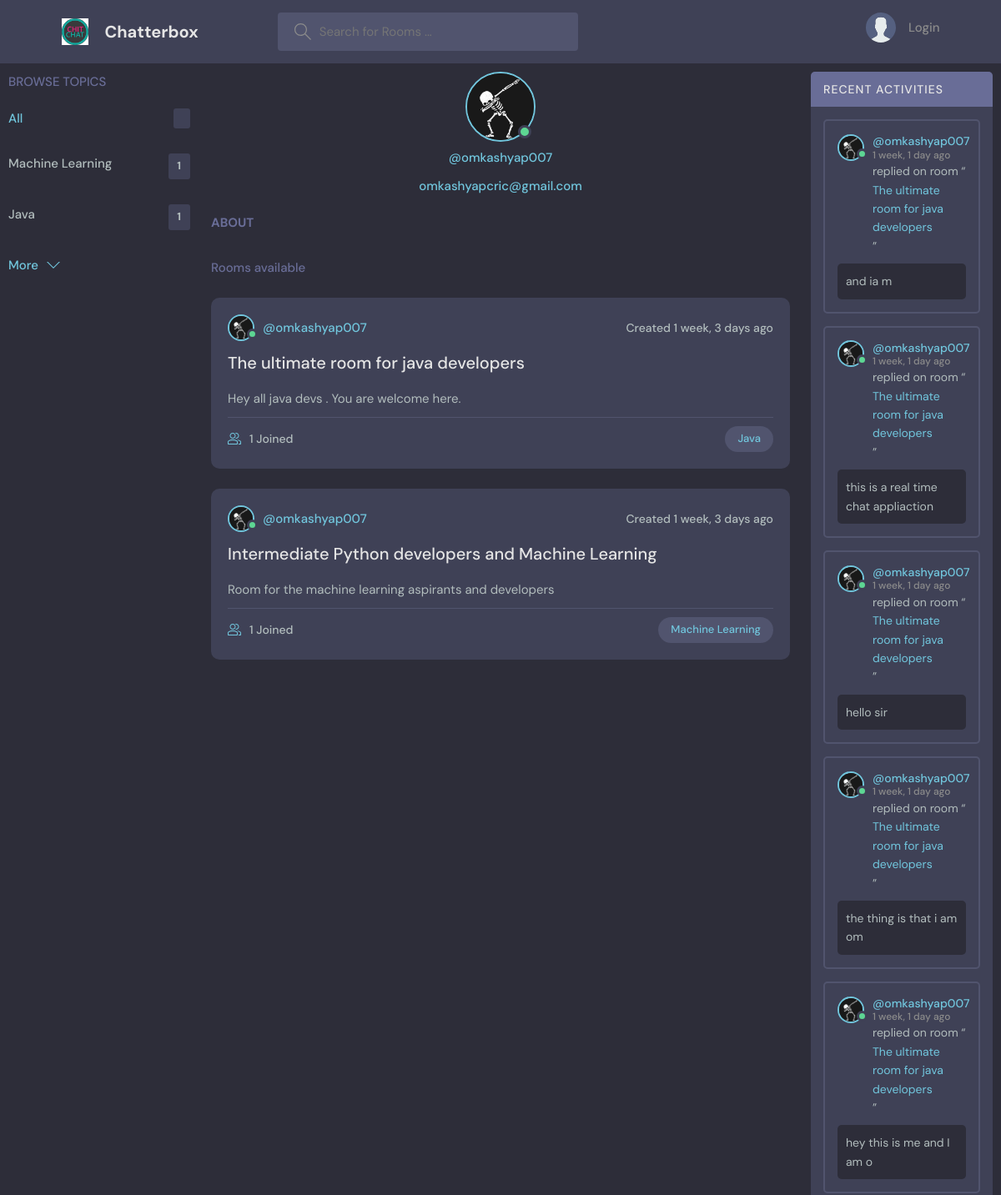
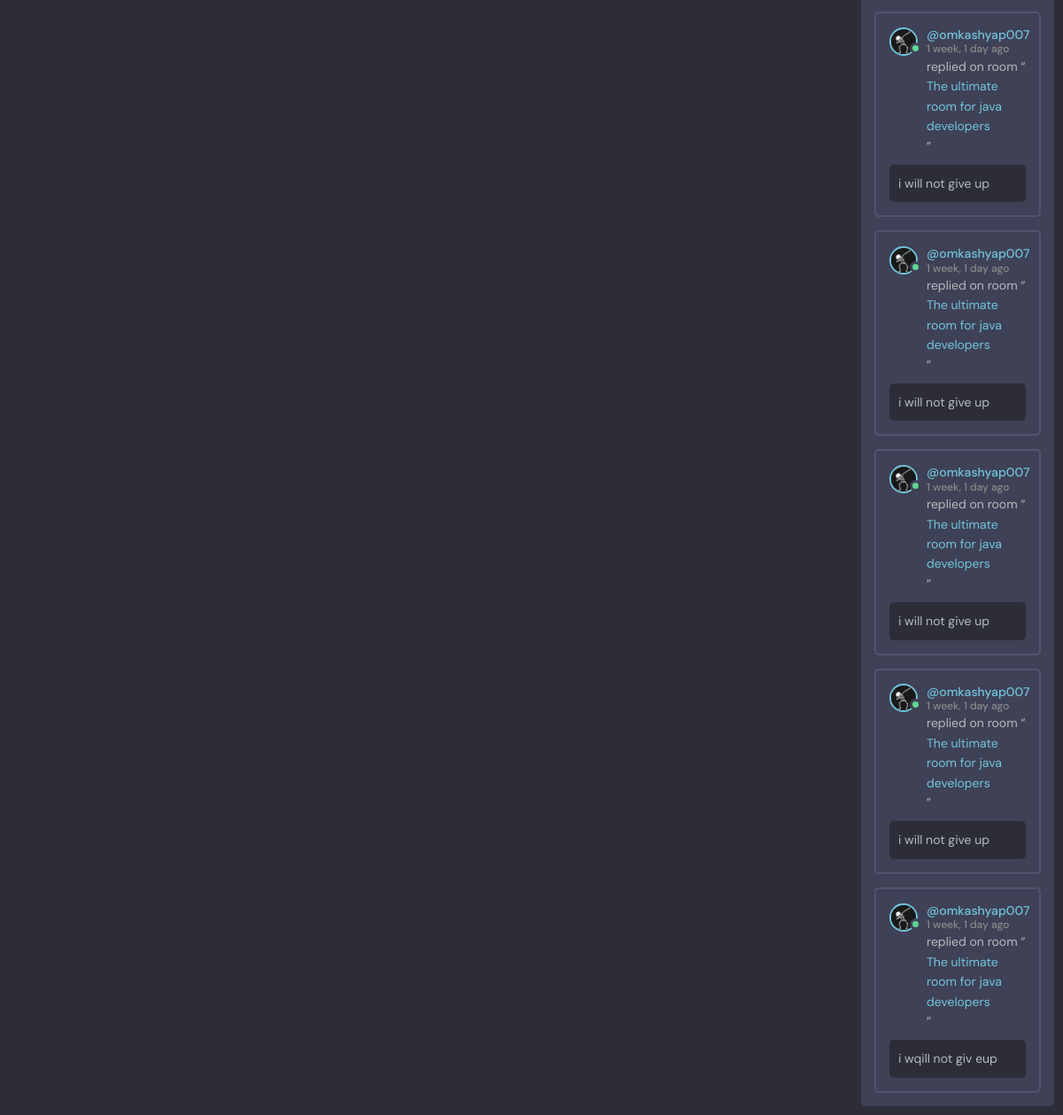
/profile/2/, run on an earlier commit of the app's database (2 pictures, top to bottom).
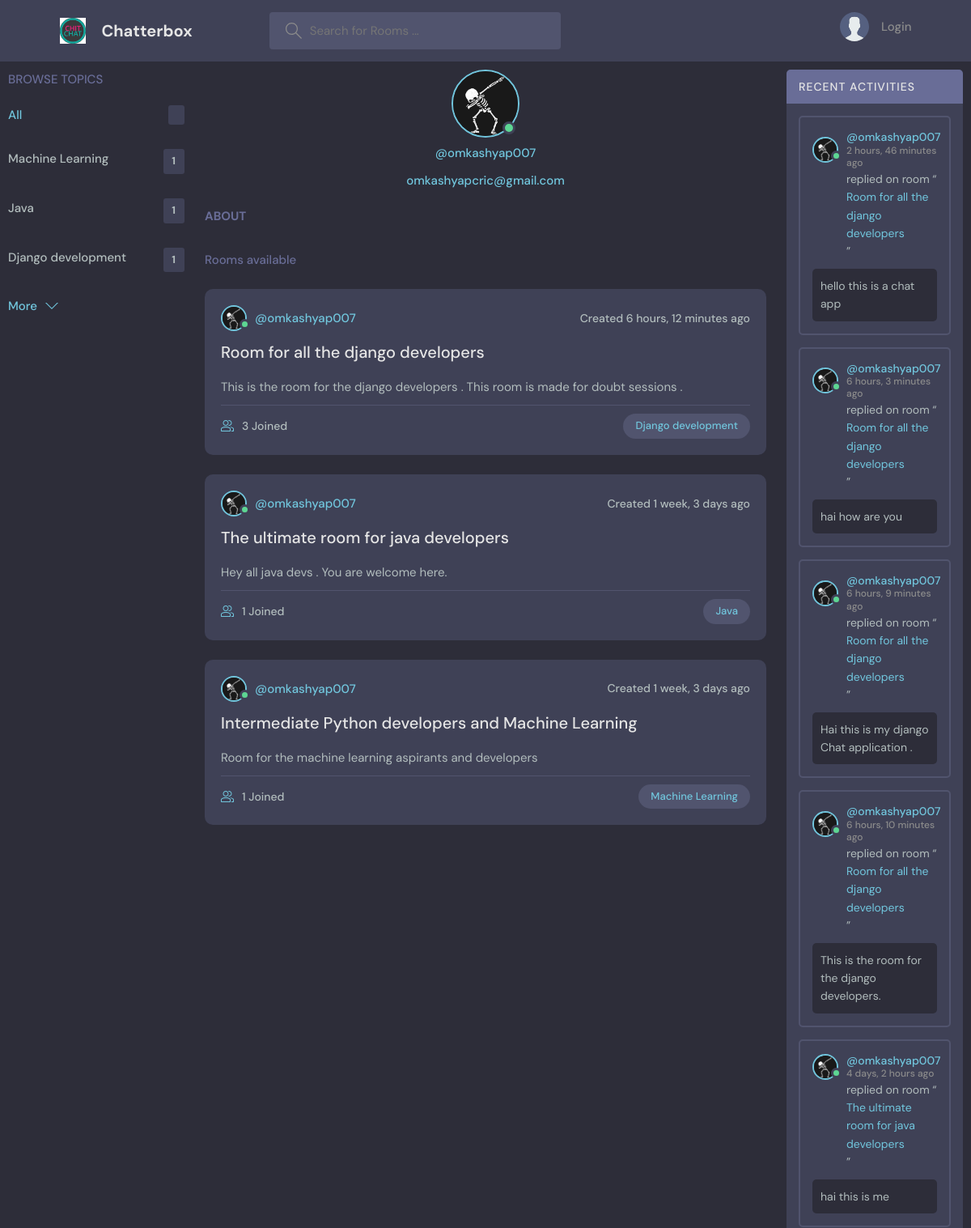
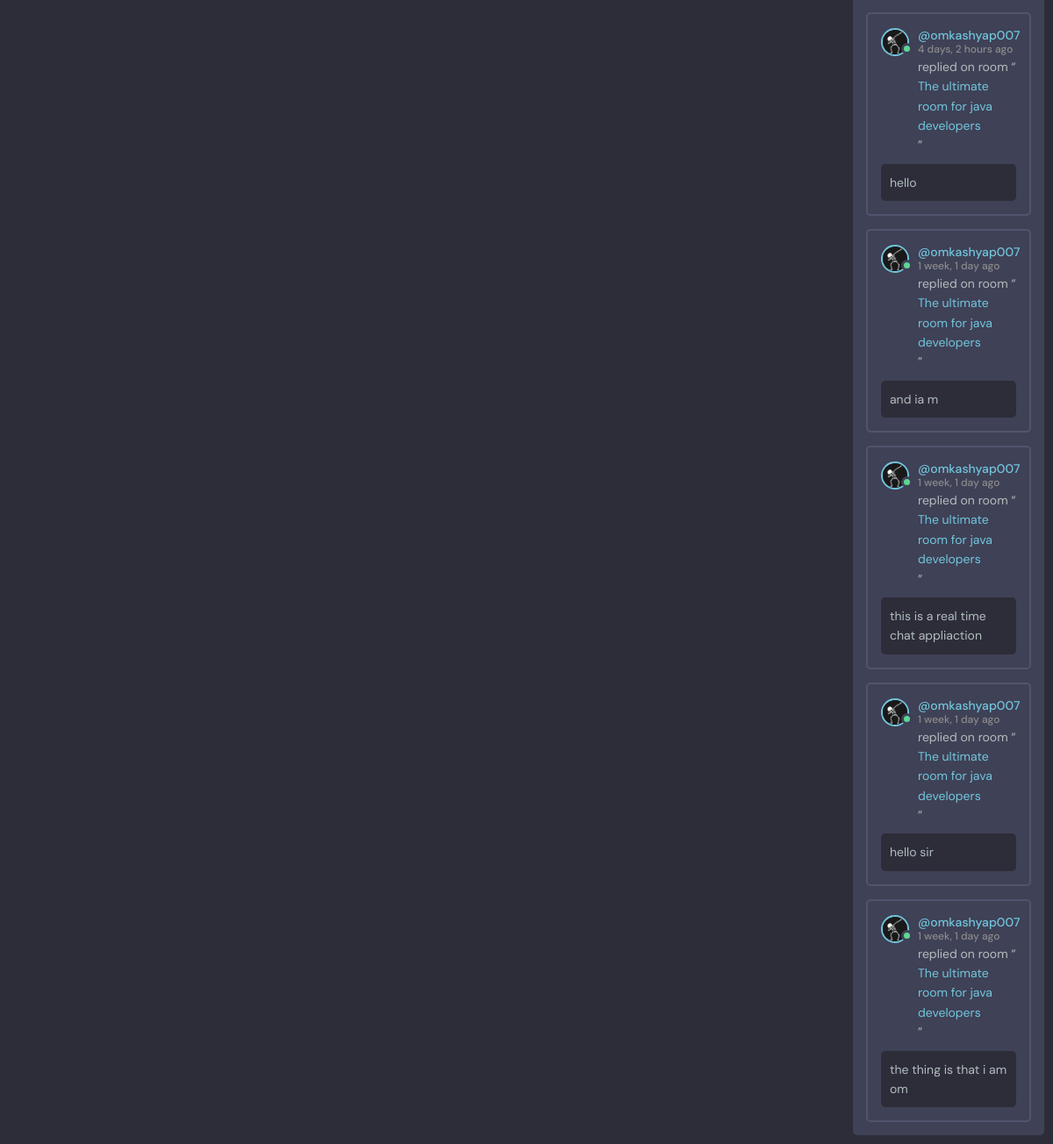
And on a later commit of the database (2 pictures, top to bottom).
### base/models.py (models this page shows, shortened)
class Topic(models.Model) :
    name = models.CharField(max_length = 100)
    created = models.DateTimeField(auto_now_add = True)
    class Meta :
        ordering = ["created"]

class Chatroom(models.Model) :
    host = models.ForeignKey(User , on_delete = models.CASCADE )
    topic = models.ForeignKey("base.Topic", verbose_name="topic", on_delete=models.SET_NULL , null = True)
    roomname = models.CharField(max_length = 200 )
    description = models.TextField(null = True ,  blank = True)
    participants = models.ManyToManyField(User, verbose_name="participants" , related_name = "participants"  )
    updated = models.DateTimeField(auto_now = True)
    created = models.DateTimeField(auto_now_add = True)
    class Meta :
        ordering = ["-updated" , "-created"]

class Profile(models.Model) :
    user = models.OneToOneField(User , on_delete = models.CASCADE)
    image = models.ImageField(default = "default.jpg" , upload_to = "profile_pics")
    first_name = models.CharField(max_length=50 , blank = True , null = True)
    last_name = models.CharField(max_length=50 , blank = True , null = True)
    aboutuser = models.TextField(null = True , blank = True)

class Message(models.Model) :
    user = models.ForeignKey(User , on_delete = models.CASCADE)
    room = models.ForeignKey(Chatroom , on_delete = models.CASCADE)
    body = models.TextField()
    udpated = models.DateTimeField(auto_now = True)
    created = models.DateTimeField(auto_now_add = True)
    class Meta:
        ordering = ["-udpated" , "-created"]

### base/views.py (the view)
# urls.py: path("profile/<int:pk>/" , base_views.UserProfile , name = "user-profile") ,
def UserProfile(request , pk) :
    user = User.objects.get(id = pk)
    rooms = Chatroom.objects.filter(host=  user)[:10]
    room_messages = user.message_set.all()[:10]
    topics = Topic.objects.all()[:10]
    profile_page = True
    context = {"user" : user , "rooms" : rooms , "topics" : topics , "room_messages" : room_messages,"profile_page":profile_page}
    return render(request , "base/profile.html" , context)

### base/templates/base/profile.html (shortened to what this page needs)
{% extends "base.html" %} {% block content %}
<div class="profile-container">
  {% include "base/topic_component.html" %}
  {% include "base/rooms_component.html" %}
  {% include "base/recent_activity.html" %}
</div>
{% endblock content %}

### base/templates/base/topic_component.html
  <div class="topics" >
    <div class="topics__header">
      <h2>Browse Topics</h2>
    </div>
    <ul class="topics__list">
      <li>
        <a href="{% url 'chat-home' %}" class="active">All <span>{{topics_count}}</span></a>
      </li>
      {% for topic in topics%}
      <li>
        <a href ="{% url 'chat-home' %}?q={{topic.name}}">{{topic.name}}<span>{{topic.chatroom_set.all.count}}</span></a>
      </li>
      {% endfor %}
    </ul>
    <a class="btn btn--link" href="{% url 'topics-page' %}">
      More
      <svg version="1.1" xmlns="http://www.w3.org/2000/svg" width="32" height="32" viewBox="0 0 32 32">
        <title>chevron-down</title>
        <path d="M16 21l-13-13h-3l16 16 16-16h-3l-13 13z"></path>
      </svg>
    </a>
  </div>

### base/templates/base/rooms_component.html (shortened to what this page needs)
<div class="roomList">
  {% if profile_page == True %}
  {% include 'base/profile_part.html' %}
  {% endif %}
  <div class="roomList__header">
    <div>
      <p>{{rooms_count}} Rooms available</p>
    </div>
  </div>
  {% for room in rooms %}
  <div class="roomListRoom">
    <div class="roomListRoom__header">
      <a
        href="{% url 'user-profile' pk=room.host.id %}"
        class="roomListRoom__author"
      >
        <div
          class="avatar avatar--small {% if room.host.is_active %}active{% endif %}"
        >
          <img src="{{room.host.profile.image.url}}" />
        </div>
        <span> @{{room.host.username}} </span>
      </a>
      <div class="roomListRoom__actions">
        <span>Created {{room.created|timesince}} ago </span>
      </div>
    </div>
    <div class="roomListRoom__content">
      <a href="{% url 'chat-room' pk=room.id %}">{{room.roomname}}</a>
      <p>{{room.description|truncatechars:200}}</p>
    </div>
    <div class="roomListRoom__meta">
      <div class="roomListRoom__joined">
        {{room.participants.all.count}} Joined
      </div>
      <a href="{% url 'chat-home' %}?q={{room.topic.name}}">
        <p class="roomListRoom__topic">{{room.topic.name}}</p>
      </a>
    </div>
  </div>
  {% endfor %}
</div>

### base/templates/base/recent_activity.html
<div class="activities">
  <div class="activities__header">
    <h2>Recent Activities</h2>
  </div>
  {% for message in room_messages %}
  <div class="activities__box">
    <div class="activities__boxHeader roomListRoom__header">
      <a
        href="{% url 'user-profile' pk=message.user.id %}"
        class="roomListRoom__author"
      >
        <div
          class="avatar avatar--small {% if message.user.is_active %}active{% endif %}"
        >
          <img src="{{message.user.profile.image.url}}" />
        </div>
        <p>
          @{{message.user.username}}
          <span>{{message.created|timesince}} ago</span>
        </p>
      </a>
    </div>
    <div class="activities__boxContent">
      <p>
        replied on room “<a href="{% url 'chat-room' pk=message.room.id %}">
          {{message.room.roomname}}</a
        >”
      </p>
      <div class="activities__boxRoomContent">
        {{message.body|truncatechars:100}}
      </div>
    </div>
  </div>
  {% endfor %}
</div>

What changed in the data, as far as the page shows it:
no longer on this page (row unchanged): Message: user.profile.image (placeholder picture), user.username "omkashyap007", created "1 week, 1 day", room.roomname "The ultimate room for java developers", body "hey this is me and I am o"
no longer on this page (row unchanged): Message: user.profile.image (placeholder picture), user.username "omkashyap007", created "1 week, 1 day", room.roomname "The ultimate room for java developers", body "i will not give up"
no longer on this page (row unchanged): Message: user.profile.image (placeholder picture), user.username "omkashyap007", created "1 week, 1 day", room.roomname "The ultimate room for java developers", body "i will not give up"
no longer on this page (row unchanged): Message: user.profile.image (placeholder picture), user.username "omkashyap007", created "1 week, 1 day", room.roomname "The ultimate room for java developers", body "i will not give up"
no longer on this page (row unchanged): Message: user.profile.image (placeholder picture), user.username "omkashyap007", created "1 week, 1 day", room.roomname "The ultimate room for java developers", body "i will not give up"
no longer on this page (row unchanged): Message: user.profile.image (placeholder picture), user.username "omkashyap007", created "1 week, 1 day", room.roomname "The ultimate room for java developers", body "i wqill not giv eup"
added Topic: name "Django development", chatroom_set.all.count "1"
added Chatroom: host.profile.image (placeholder picture), host.username "omkashyap007", created "6 hours, 12 minutes", roomname "Room for all the django developers", description "This is the room for the django developers . This room is made for doubt sessions .", participants.all.count "3", topic.name "Django development"
added Message: user.profile.image (placeholder picture), user.username "omkashyap007", created "2 hours, 46 minutes", room.roomname "Room for all the django developers", body "hello this is a chat app"
added Message: user.profile.image (placeholder picture), user.username "omkashyap007", created "6 hours, 3 minutes", room.roomname "Room for all the django developers", body "hai how are you"
added Message: user.profile.image (placeholder picture), user.username "omkashyap007", created "6 hours, 9 minutes", room.roomname "Room for all the django developers", body "Hai this is my django Chat application ."
added Message: user.profile.image (placeholder picture), user.username "omkashyap007", created "6 hours, 10 minutes", room.roomname "Room for all the django developers", body "This is the room for the django developers."
added Message: user.profile.image (placeholder picture), user.username "omkashyap007", created "4 days, 2 hours", room.roomname "The ultimate room for java developers", body "hai this is me"
added Message: user.profile.image (placeholder picture), user.username "omkashyap007", created "4 days, 2 hours", room.roomname "The ultimate room for java developers", body "hello"
